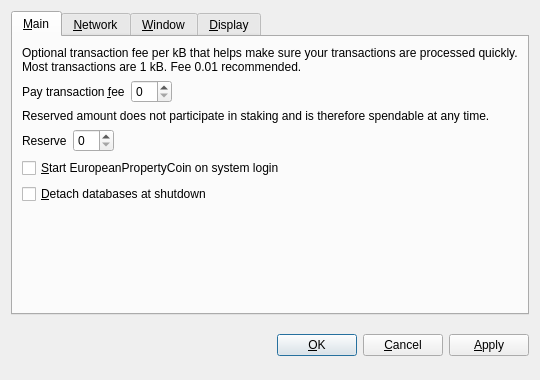
<?xml version="1.0" encoding="UTF-8"?>
<ui version="4.0">
 <class>OptionsDialog</class>
 <widget class="QDialog" name="OptionsDialog">
  <property name="geometry">
   <rect>
    <x>0</x>
    <y>0</y>
    <width>540</width>
    <height>380</height>
   </rect>
  </property>
  <property name="windowTitle">
   <string>Options</string>
  </property>
  <property name="modal">
   <bool>true</bool>
  </property>
  <layout class="QVBoxLayout" name="verticalLayout">
   <item>
    <widget class="QTabWidget" name="tabWidget">
     <property name="tabPosition">
      <enum>QTabWidget::North</enum>
     </property>
     <property name="currentIndex">
      <number>0</number>
     </property>
     <widget class="QWidget" name="tabMain">
      <attribute name="title">
       <string>&amp;Main</string>
      </attribute>
      <layout class="QVBoxLayout" name="verticalLayout_Main">
       <item>
        <widget class="QLabel" name="transactionFeeInfoLabel">
         <property name="text">
          <string>Optional transaction fee per kB that helps make sure your transactions are processed quickly. Most transactions are 1 kB. Fee 0.01 recommended.</string>
         </property>
         <property name="textFormat">
          <enum>Qt::PlainText</enum>
         </property>
         <property name="wordWrap">
          <bool>true</bool>
         </property>
        </widget>
       </item>
       <item>
        <layout class="QHBoxLayout" name="horizontalLayoutFee">
         <item>
          <widget class="QLabel" name="transactionFeeLabel">
           <property name="text">
            <string>Pay transaction &amp;fee</string>
           </property>
           <property name="textFormat">
            <enum>Qt::PlainText</enum>
           </property>
           <property name="buddy">
            <cstring>transactionFee</cstring>
           </property>
          </widget>
         </item>
         <item>
          <widget class="BitcoinAmountField" name="transactionFee"/>
         </item>
         <item>
          <spacer name="horizontalSpacerFee">
           <property name="orientation">
            <enum>Qt::Horizontal</enum>
           </property>
           <property name="sizeHint" stdset="0">
            <size>
             <width>40</width>
             <height>20</height>
            </size>
           </property>
          </spacer>
         </item>
        </layout>
       </item>
       <item>
        <widget class="QLabel" name="reserveBalanceInfoLabel">
         <property name="text">
          <string>Reserved amount does not participate in staking and is therefore spendable at any time.</string>
         </property>
         <property name="textFormat">
          <enum>Qt::PlainText</enum>
         </property>
         <property name="wordWrap">
          <bool>true</bool>
         </property>
        </widget>
       </item>
       <item>
        <layout class="QHBoxLayout" name="horizontalLayoutReserveBalance">
         <item>
          <widget class="QLabel" name="reserveBalanceLabel">
           <property name="text">
            <string>Reserve</string>
           </property>
           <property name="textFormat">
            <enum>Qt::PlainText</enum>
           </property>
           <property name="buddy">
            <cstring>reserveBalance</cstring>
           </property>
          </widget>
         </item>
         <item>
          <widget class="BitcoinAmountField" name="reserveBalance"/>
         </item>
         <item>
          <spacer name="horizontalSpacerReserveBalance">
           <property name="orientation">
            <enum>Qt::Horizontal</enum>
           </property>
           <property name="sizeHint" stdset="0">
            <size>
             <width>40</width>
             <height>20</height>
            </size>
           </property>
          </spacer>
         </item>
        </layout>
       </item>
       <item>
        <widget class="QCheckBox" name="bitcoinAtStartup">
         <property name="toolTip">
          <string>Automatically start EuropeanPropertyCoin after logging in to the system.</string>
         </property>
         <property name="text">
          <string>&amp;Start EuropeanPropertyCoin on system login</string>
         </property>
        </widget>
       </item>
       <item>
        <widget class="QCheckBox" name="detachDatabases">
         <property name="toolTip">
          <string>Detach block and address databases at shutdown. This means they can be moved to another data directory, but it slows down shutdown. The wallet is always detached.</string>
         </property>
         <property name="text">
          <string>&amp;Detach databases at shutdown</string>
         </property>
        </widget>
       </item>
       <item>
        <spacer name="verticalSpacer_Main">
         <property name="orientation">
          <enum>Qt::Vertical</enum>
         </property>
         <property name="sizeHint" stdset="0">
          <size>
           <width>20</width>
           <height>40</height>
          </size>
         </property>
        </spacer>
       </item>
      </layout>
     </widget>
     <widget class="QWidget" name="tabNetwork">
      <attribute name="title">
       <string>&amp;Network</string>
      </attribute>
      <layout class="QVBoxLayout" name="verticalLayout_Network">
       <item>
        <widget class="QCheckBox" name="mapPortUpnp">
         <property name="toolTip">
          <string>Automatically open the EuropeanPropertyCoin client port on the router. This only works when your router supports UPnP and it is enabled.</string>
         </property>
         <property name="text">
          <string>Map port using &amp;UPnP</string>
         </property>
        </widget>
       </item>
       <item>
        <widget class="QCheckBox" name="connectSocks">
         <property name="toolTip">
          <string>Connect to the EuropeanPropertyCoin network through a SOCKS proxy (e.g. when connecting through Tor).</string>
         </property>
         <property name="text">
          <string>&amp;Connect through SOCKS proxy:</string>
         </property>
        </widget>
       </item>
       <item>
        <layout class="QHBoxLayout" name="horizontalLayout_Network">
         <item>
          <widget class="QLabel" name="proxyIpLabel">
           <property name="text">
            <string>Proxy &amp;IP:</string>
           </property>
           <property name="textFormat">
            <enum>Qt::PlainText</enum>
           </property>
           <property name="buddy">
            <cstring>proxyIp</cstring>
           </property>
          </widget>
         </item>
         <item>
          <widget class="QValidatedLineEdit" name="proxyIp">
           <property name="maximumSize">
            <size>
             <width>140</width>
             <height>16777215</height>
            </size>
           </property>
           <property name="toolTip">
            <string>IP address of the proxy (e.g. 127.0.0.1)</string>
           </property>
          </widget>
         </item>
         <item>
          <widget class="QLabel" name="proxyPortLabel">
           <property name="text">
            <string>&amp;Port:</string>
           </property>
           <property name="textFormat">
            <enum>Qt::PlainText</enum>
           </property>
           <property name="buddy">
            <cstring>proxyPort</cstring>
           </property>
          </widget>
         </item>
         <item>
          <widget class="QLineEdit" name="proxyPort">
           <property name="maximumSize">
            <size>
             <width>55</width>
             <height>16777215</height>
            </size>
           </property>
           <property name="toolTip">
            <string>Port of the proxy (e.g. 9050)</string>
           </property>
          </widget>
         </item>
         <item>
          <widget class="QLabel" name="socksVersionLabel">
           <property name="text">
            <string>SOCKS &amp;Version:</string>
           </property>
           <property name="textFormat">
            <enum>Qt::PlainText</enum>
           </property>
           <property name="buddy">
            <cstring>socksVersion</cstring>
           </property>
          </widget>
         </item>
         <item>
          <widget class="QValueComboBox" name="socksVersion">
           <property name="toolTip">
            <string>SOCKS version of the proxy (e.g. 5)</string>
           </property>
          </widget>
         </item>
         <item>
          <spacer name="horizontalSpacer_Network">
           <property name="orientation">
            <enum>Qt::Horizontal</enum>
           </property>
           <property name="sizeHint" stdset="0">
            <size>
             <width>40</width>
             <height>20</height>
            </size>
           </property>
          </spacer>
         </item>
        </layout>
       </item>
       <item>
        <spacer name="verticalSpacer_Network">
         <property name="orientation">
          <enum>Qt::Vertical</enum>
         </property>
         <property name="sizeHint" stdset="0">
          <size>
           <width>20</width>
           <height>40</height>
          </size>
         </property>
        </spacer>
       </item>
      </layout>
     </widget>
     <widget class="QWidget" name="tabWindow">
      <attribute name="title">
       <string>&amp;Window</string>
      </attribute>
      <layout class="QVBoxLayout" name="verticalLayout_Window">
       <item>
        <widget class="QCheckBox" name="minimizeToTray">
         <property name="toolTip">
          <string>Show only a tray icon after minimizing the window.</string>
         </property>
         <property name="text">
          <string>&amp;Minimize to the tray instead of the taskbar</string>
         </property>
        </widget>
       </item>
       <item>
        <widget class="QCheckBox" name="minimizeOnClose">
         <property name="toolTip">
          <string>Minimize instead of exit the application when the window is closed. When this option is enabled, the application will be closed only after selecting Quit in the menu.</string>
         </property>
         <property name="text">
          <string>M&amp;inimize on close</string>
         </property>
        </widget>
       </item>
       <item>
        <spacer name="verticalSpacer_Window">
         <property name="orientation">
          <enum>Qt::Vertical</enum>
         </property>
         <property name="sizeHint" stdset="0">
          <size>
           <width>20</width>
           <height>40</height>
          </size>
         </property>
        </spacer>
       </item>
      </layout>
     </widget>
     <widget class="QWidget" name="tabDisplay">
      <attribute name="title">
       <string>&amp;Display</string>
      </attribute>
      <layout class="QVBoxLayout" name="verticalLayout_Display">
       <item>
        <layout class="QHBoxLayout" name="horizontalLayout_1_Display">
         <item>
          <widget class="QLabel" name="langLabel">
           <property name="text">
            <string>User Interface &amp;language:</string>
           </property>
           <property name="textFormat">
            <enum>Qt::PlainText</enum>
           </property>
           <property name="buddy">
            <cstring>lang</cstring>
           </property>
          </widget>
         </item>
         <item>
          <widget class="QValueComboBox" name="lang">
           <property name="toolTip">
            <string>The user interface language can be set here. This setting will take effect after restarting EuropeanPropertyCoin.</string>
           </property>
          </widget>
         </item>
        </layout>
       </item>
       <item>
        <layout class="QHBoxLayout" name="horizontalLayout_2_Display">
         <item>
          <widget class="QLabel" name="unitLabel">
           <property name="text">
            <string>&amp;Unit to show amounts in:</string>
           </property>
           <property name="textFormat">
            <enum>Qt::PlainText</enum>
           </property>
           <property name="buddy">
            <cstring>unit</cstring>
           </property>
          </widget>
         </item>
         <item>
          <widget class="QValueComboBox" name="unit">
           <property name="toolTip">
            <string>Choose the default subdivision unit to show in the interface and when sending coins.</string>
           </property>
          </widget>
         </item>
        </layout>
       </item>
       <item>
        <widget class="QCheckBox" name="displayAddresses">
         <property name="toolTip">
          <string>Whether to show EuropeanPropertyCoin addresses in the transaction list or not.</string>
         </property>
         <property name="text">
          <string>&amp;Display addresses in transaction list</string>
         </property>
        </widget>
       </item>
       <item>
        <widget class="QCheckBox" name="coinControlFeatures">
         <property name="toolTip">
          <string>Whether to show coin control features or not.</string>
         </property>
         <property name="text">
          <string>Display coin &amp;control features (experts only!)</string>
         </property>
        </widget>
       </item>
       <item>
        <spacer name="verticalSpacer_Display">
         <property name="orientation">
          <enum>Qt::Vertical</enum>
         </property>
         <property name="sizeHint" stdset="0">
          <size>
           <width>20</width>
           <height>40</height>
          </size>
         </property>
        </spacer>
       </item>
      </layout>
     </widget>
    </widget>
   </item>
   <item>
    <layout class="QHBoxLayout" name="horizontalLayout_Buttons">
     <item>
      <spacer name="horizontalSpacer_1">
       <property name="orientation">
        <enum>Qt::Horizontal</enum>
       </property>
       <property name="sizeHint" stdset="0">
        <size>
         <width>40</width>
         <height>48</height>
        </size>
       </property>
      </spacer>
     </item>
     <item>
      <widget class="QLabel" name="statusLabel">
       <property name="font">
        <font>
         <weight>75</weight>
         <bold>true</bold>
        </font>
       </property>
       <property name="text">
        <string/>
       </property>
       <property name="textFormat">
        <enum>Qt::PlainText</enum>
       </property>
       <property name="wordWrap">
        <bool>true</bool>
       </property>
      </widget>
     </item>
     <item>
      <spacer name="horizontalSpacer_2">
       <property name="orientation">
        <enum>Qt::Horizontal</enum>
       </property>
       <property name="sizeHint" stdset="0">
        <size>
         <width>40</width>
         <height>48</height>
        </size>
       </property>
      </spacer>
     </item>
     <item>
      <widget class="QPushButton" name="okButton">
       <property name="text">
        <string>&amp;OK</string>
       </property>
      </widget>
     </item>
     <item>
      <widget class="QPushButton" name="cancelButton">
       <property name="text">
        <string>&amp;Cancel</string>
       </property>
       <property name="autoDefault">
        <bool>false</bool>
       </property>
      </widget>
     </item>
     <item>
      <widget class="QPushButton" name="applyButton">
       <property name="text">
        <string>&amp;Apply</string>
       </property>
       <property name="autoDefault">
        <bool>false</bool>
       </property>
      </widget>
     </item>
    </layout>
   </item>
  </layout>
 </widget>
 <customwidgets>
  <customwidget>
   <class>BitcoinAmountField</class>
   <extends>QSpinBox</extends>
   <header>bitcoinamountfield.h</header>
  </customwidget>
  <customwidget>
   <class>QValueComboBox</class>
   <extends>QComboBox</extends>
   <header>qvaluecombobox.h</header>
  </customwidget>
  <customwidget>
   <class>QValidatedLineEdit</class>
   <extends>QLineEdit</extends>
   <header>qvalidatedlineedit.h</header>
  </customwidget>
 </customwidgets>
 <resources/>
 <connections/>
</ui>
